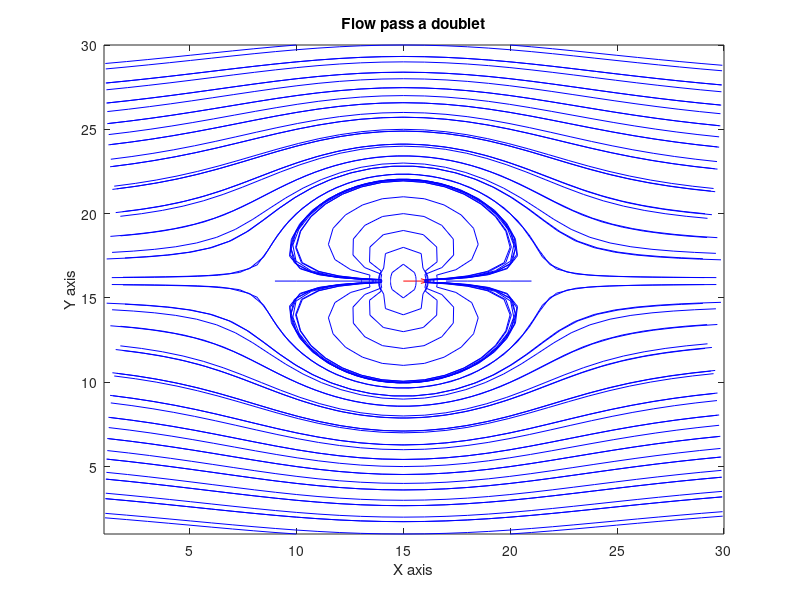

This figure's MATLAB source:
%

% Field size
nx = 30;
ny = 30;
xx = linspace(1,nx,nx);
yy = linspace(1,ny,ny);
[XX, YY] = meshgrid(xx, yy);


dist = 0.01                                                                     ## distance between sink and source
mid_point = 15

% source parameters
m_so = 50000;
x_so = mid_point + dist/2;
y_so = 16;

% sink parameters
m_si = -50000;
x_si = mid_point - dist/2;
y_si = 16;

% Uniform flow field variables
U = 2;
alpha = 0; % rad


Vx = zeros(nx, ny);
Vy = zeros(nx, ny);

for y = 1:1:nx
  for x = 1:1:ny
   r_so = sqrt((x-x_so)^2 + (y-y_so)^2);
   r_si = sqrt((x-x_si)^2 + (y-y_si)^2);
   Vx(y, x) = m_si*(x-x_so)/(2*pi*r_so^2) + m_so*(x-x_si)/(2*pi*r_si^2) + U*cos(alpha);
   Vy(y, x) = m_si*(y-y_so)/(2*pi*r_so^2) + m_so*(y-y_si)/(2*pi*r_si^2) + U*sin(alpha);
  endfor
endfor

figure(1, 'position',[1000,500,1000,1000]);
quiver(Vx, Vy, 'r-');
xlim([min(xx) max(xx)]);
ylim([min(yy) max(yy)]);
xlabel('X axis');
ylabel('Y axis');
title('Flow pass a doublet');

% plot streamlines
for i= 1:1:30
   streamline(XX, YY, Vx, Vy, (x_so+x_si)/2, i, -1);
   streamline(XX, YY, Vx, Vy, (x_so+x_si)/2, i, 1);
   streamline(XX, YY, Vx, Vy, x_si - 5, i, -1);
   streamline(XX, YY, Vx, Vy, x_si - 5, i, 1);
   streamline(XX, YY, Vx, Vy, x_si + 5, i, -1);
   streamline(XX, YY, Vx, Vy, x_si + 5, i, 1);
endfor
